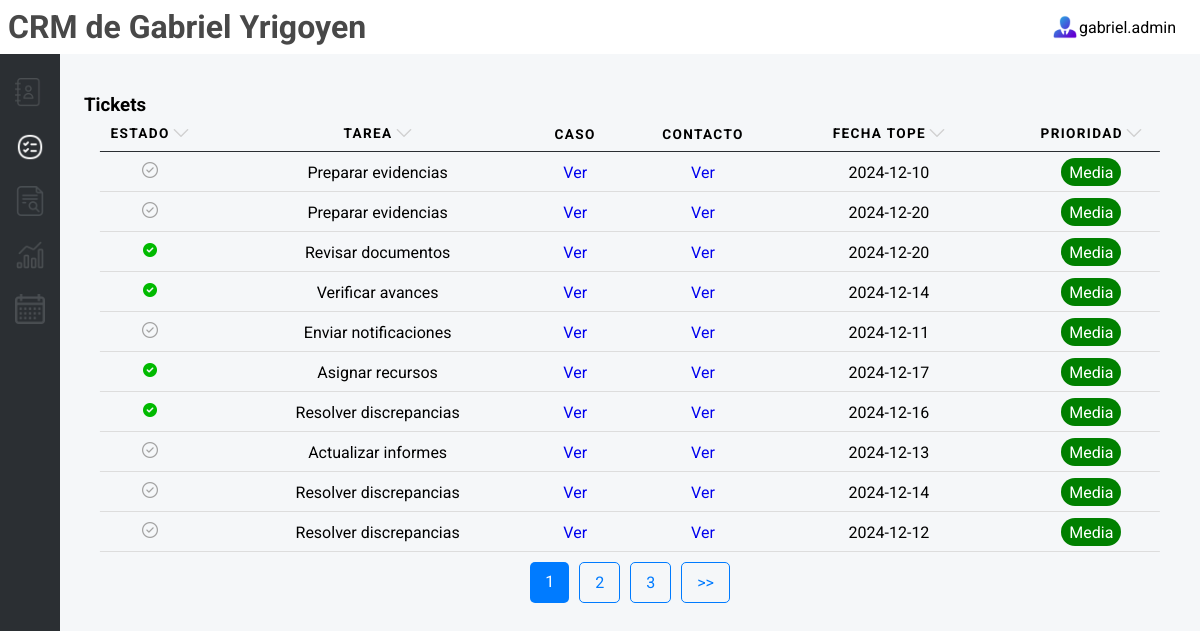
Page /tickets on the committed database.
### tables this page shows
CREATE TABLE tickets (
            id INTEGER PRIMARY KEY AUTOINCREMENT,
            asistente_id INTEGER,
            caso_id INTEGER,
            estado BOOLEAN NOT NULL DEFAULT 1, -- 1 para abierto, 0 para cerrado
            tarea VARCHAR(50),
            descripcion VARCHAR(200),
            nota TEXT CHECK(LENGTH(nota) <= 300), -- Limitar las notas a 300 caracteres
            fecha_tope TEXT, -- Nueva columna para la fecha límite
            fecha_creacion TEXT,
            fecha_cierre TEXT,
            FOREIGN KEY (asistente_id) REFERENCES asistentes(id),
            FOREIGN KEY (caso_id) REFERENCES casos(id)
        );

### app.py (the view)
@app.route('/tickets', defaults={'page': 1, 'order_by': 'id', 'order_direction': 'asc'})
@app.route('/tickets/page/<int:page>/<order_by>/<order_direction>')
def tickets(page, order_by, order_direction):
    per_page = 10  # Número de registros por página
    offset = (page - 1) * per_page  # Calcular el desplazamiento
    tickets = get_records('tickets', order_by=order_by, order_direction=order_direction, limit=per_page, offset=offset)
    total_records = get_total_records('tickets')
    total_pages = (total_records + per_page - 1) // per_page  # Redondeo hacia arriba
    def calcular_prioridad(fecha_tope):
        print("Tipo de fecha_tope:", type(fecha_tope))
        print("Valor de fecha_tope:", fecha_tope)
        if isinstance(fecha_tope, str):
            try:
                fecha_tope_obj = datetime.strptime(fecha_tope, '%Y-%m-%d %H:%M:%S')
                fecha_tope_obj = fecha_tope_obj.date()
                hoy = datetime.today().date()
                diferencia_dias = (fecha_tope_obj - hoy).days
                if diferencia_dias <= 3:
                    prioridad = 'Alta'
                elif diferencia_dias <= 7:
                    prioridad = 'Media'
                else:
                    prioridad = 'Baja'
                return prioridad
            except ValueError:
                print("Formato de fecha incorrecto. Asegúrate de que esté en formato 'YYYY-MM-DD HH:MM:SS'")
        else:
            print("Fecha tope no es una cadena de texto válida.")
    print("Tipo de fecha_tope:", type(tickets[7]))
    print("Valor de fecha_tope:", tickets[7][7])
    return render_template(
        "tickets.html",
        tickets=tickets,
        current_page=page,
        total_pages=total_pages,
        message="Tickets",
        order_by=order_by,
        order_direction=order_direction,
        fecha_tope = calcular_prioridad(tickets[7][7])
    )

### db_connection.py (called while the page is built)
def conectar():
    try:
        print("Conexión exitosa a la base de datos")
        return sqlite3.connect('crm_law_firm.db')
    except sqlite3.Error as e:
        print(f"Error al conectar a la base de datos: {e}")
        return None

def get_total_records(table_name):
    conn = conectar()
    cursor = conn.cursor()
    query = f"SELECT COUNT(*) FROM {table_name}"
    cursor.execute(query)
    total_records = cursor.fetchone()[0]
    conn.close()
    return total_records

def get_records(table_name, order_by, order_direction='asc', limit=10, offset=0):
    conn = conectar()
    cursor = conn.cursor()
    if order_direction not in ['asc', 'desc']:
        order_direction = 'asc'
    query = f"SELECT * FROM {table_name} ORDER BY {order_by} {order_direction} LIMIT ? OFFSET ?"
    cursor.execute(query, (limit, offset))
    records = cursor.fetchall()
    conn.close()
    return records

### templates/tickets.html (shortened to what this page needs)
{% include 'header.html' %}
<div id="tickets-tools">
  <div class="dashboard-content">
    <div class="table-top">
      <h3>{{ message }}</h3>
    </div>
    <table>
      <thead>
        <tr>
          <th scope="col">
            <span>Estado
              <a href="/tickets/page/{{ current_page }}/estado/{{ 'desc' if order_direction == 'asc' else 'asc' }}">
                <img class="filter" src="{{ url_for('static', filename='up.png') if order_direction == 'asc' and order_by == 'estado' else (url_for('static', filename='down.png') if order_direction == 'desc' and order_by == 'estado' else url_for('static', filename='arrow-grey.png')) }}"
                alt="Orden">
              </a>
            </span>
          </th>
          <th scope="col">
            <span>Tarea
              <a href="/tickets/page/{{ current_page }}/tarea/{{ 'desc' if order_direction == 'asc' else 'asc' }}">
                <img class="filter" src="{{ url_for('static', filename='up.png') if order_direction == 'asc' and order_by == 'tarea' else (url_for('static', filename='down.png') if order_direction == 'desc' and order_by == 'tarea' else url_for('static', filename='arrow-grey.png')) }}"
                alt="Orden">
              </a>
            </span>
          </th>
          <th scope="col">Caso</th>
          <th scope="col">Contacto</th>
          <th scope="col">
            <span>Fecha Tope
              <a href="/tickets/page/{{ current_page }}/fecha_tope/{{ 'desc' if order_direction == 'asc' else 'asc' }}">
                <img class="filter" src="{{ url_for('static', filename='up.png') if order_direction == 'asc' and order_by == 'fecha_tope' else (url_for('static', filename='down.png') if order_direction == 'desc' and order_by == 'fecha_tope' else url_for('static', filename='arrow-grey.png')) }}"
                alt="Orden">
              </a>
            </span>
          </th>
          <th scope="col">
            <span>Prioridad
              <a href="/tickets/page/{{ current_page }}/fecha_tope/{{ 'desc' if order_direction == 'asc' else 'asc' }}">
                <img class="filter" src="{{ url_for('static', filename='up.png') if order_direction == 'asc' and order_by == 'fecha_tope' else (url_for('static', filename='down.png') if order_direction == 'desc' and order_by == 'fecha_tope' else url_for('static', filename='arrow-grey.png')) }}"
                alt="Orden">
              </a>
            </span>
          </th>
        </tr>
      </thead>
      <tbody>
        {% for ticket in tickets %}
        <tr>
          <td data-label="Estado"><img class="filter" src="{{ url_for('static', filename='check-green.png') if ticket[3] else url_for('static', filename='check-grey.png') }}" alt="Estado"></td>
          <td data-label="Tarea">{{ ticket[4] }}</td>
          <td data-label="Caso"><a href="/casos/{{ ticket['caso_id'] }}">Ver</a></td>
          <td data-label="Contacto"><a href="/contactos/{{ ticket['contacto_id'] }}">Ver</a></td>
          <td data-label="Fecha Tope">{{ ticket[7][:10] or 'No asignada' }}</td>
          <td data-label="Prioridad">
            <span class="estado {% if ticket['prioridad'] == 'Alta' %}rojo{% elif ticket['prioridad'] == 'Media' %}amarillo{% else %}verde{% endif %}">
              {{ fecha_tope }}
            </span>
          </td>
        </tr>
        {% endfor %}
      </tbody>
    </table>
    <section class="pagination">
      {% for page in range(1, total_pages + 1) %}
        <a href="/tickets/page/{{ page }}/{{ order_by }}/{{ order_direction }}" class="{% if page == current_page %}active{% endif %}">
          {{ page }}
        </a>
      {% endfor %}
      {% if current_page < total_pages %}
        <a href="/tickets/page/{{ current_page + 1 }}/{{ order_by }}/{{ order_direction }}">>></a>
      {% endif %}
    </section>
  </div>
</div>
{% include 'footer.html' %}

### static/style.css (style rules this page uses)
body { background-color: #F5F7F9; font-family: "Roboto", sans-serif; height: 100vh; margin: 0; display: flex; flex-direction: column; }
a { text-decoration: none; }
th span { display: flex; justify-content: center; }
th span img { padding-left: 0.2rem; }
h3 { text-align: center; padding: 0 1vw; margin: 0 50% 0 0; justify-self: center; }
.dashboard-content { display: flex; flex-direction: column; align-items: center; padding: 3vh 1vw; }
.estado { margin-top: 0.6rem; padding: 0.3rem 0.5rem; border-radius: 1rem; color: white; }
.verde { background-color: green; }
.filter { height: 1rem; width: auto; }
.table-top { display: flex; flex-direction: row; margin-top: 2vh; width: 100%; justify-content: space-between; }
table { border-collapse: collapse; margin: 0; padding: 0; width: 100%; }
table tr { position: relative; }
table tr::before { content: ''; position: absolute; bottom: 0; left: 50%; width: 95%; height: 1.5px; background-color: #ddd; transform: translateX(-50%); }
table th, table td { padding: .625em; text-align: center; }
table th { font-size: .85em; letter-spacing: .1em; text-transform: uppercase; }
.pagination { margin-top: auto; justify-self: flex-end; display: flex; padding: 10px; }
.pagination a { padding: 10px 15px; margin: 0 5px; text-decoration: none; color: #007bff; border: 1px solid #007bff; border-radius: 5px; transition: background-color 0.3s; }
.pagination a.active { background-color: #007bff; color: white; border: none; }
*, *:before, *:after { -moz-box-sizing: border-box; -webkit-box-sizing: border-box; box-sizing: border-box; }
table thead tr::before { background-color: #2b2f33; }

### static/calendar.css (style rules this page uses)
*, *:before, *:after { -moz-box-sizing: border-box; -webkit-box-sizing: border-box; box-sizing: border-box; }

### rows in the picture
tickets: tarea "Preparar evidencias", fecha_tope "2024-12-10", fecha_tope "Media"
tickets: tarea "Preparar evidencias", fecha_tope "2024-12-20", fecha_tope "Media"
tickets: tarea "Revisar documentos", fecha_tope "2024-12-20", fecha_tope "Media"
tickets: tarea "Verificar avances", fecha_tope "2024-12-14", fecha_tope "Media"
tickets: tarea "Enviar notificaciones", fecha_tope "2024-12-11", fecha_tope "Media"
tickets: tarea "Asignar recursos", fecha_tope "2024-12-17", fecha_tope "Media"
tickets: tarea "Resolver discrepancias", fecha_tope "2024-12-16", fecha_tope "Media"
tickets: tarea "Actualizar informes", fecha_tope "2024-12-13", fecha_tope "Media"
tickets: tarea "Resolver discrepancias", fecha_tope "2024-12-14", fecha_tope "Media"
tickets: tarea "Resolver discrepancias", fecha_tope "2024-12-12", fecha_tope "Media"

### other values in the picture
{{ message }} "Tickets"
{{ page }} "1" "2" "3"
